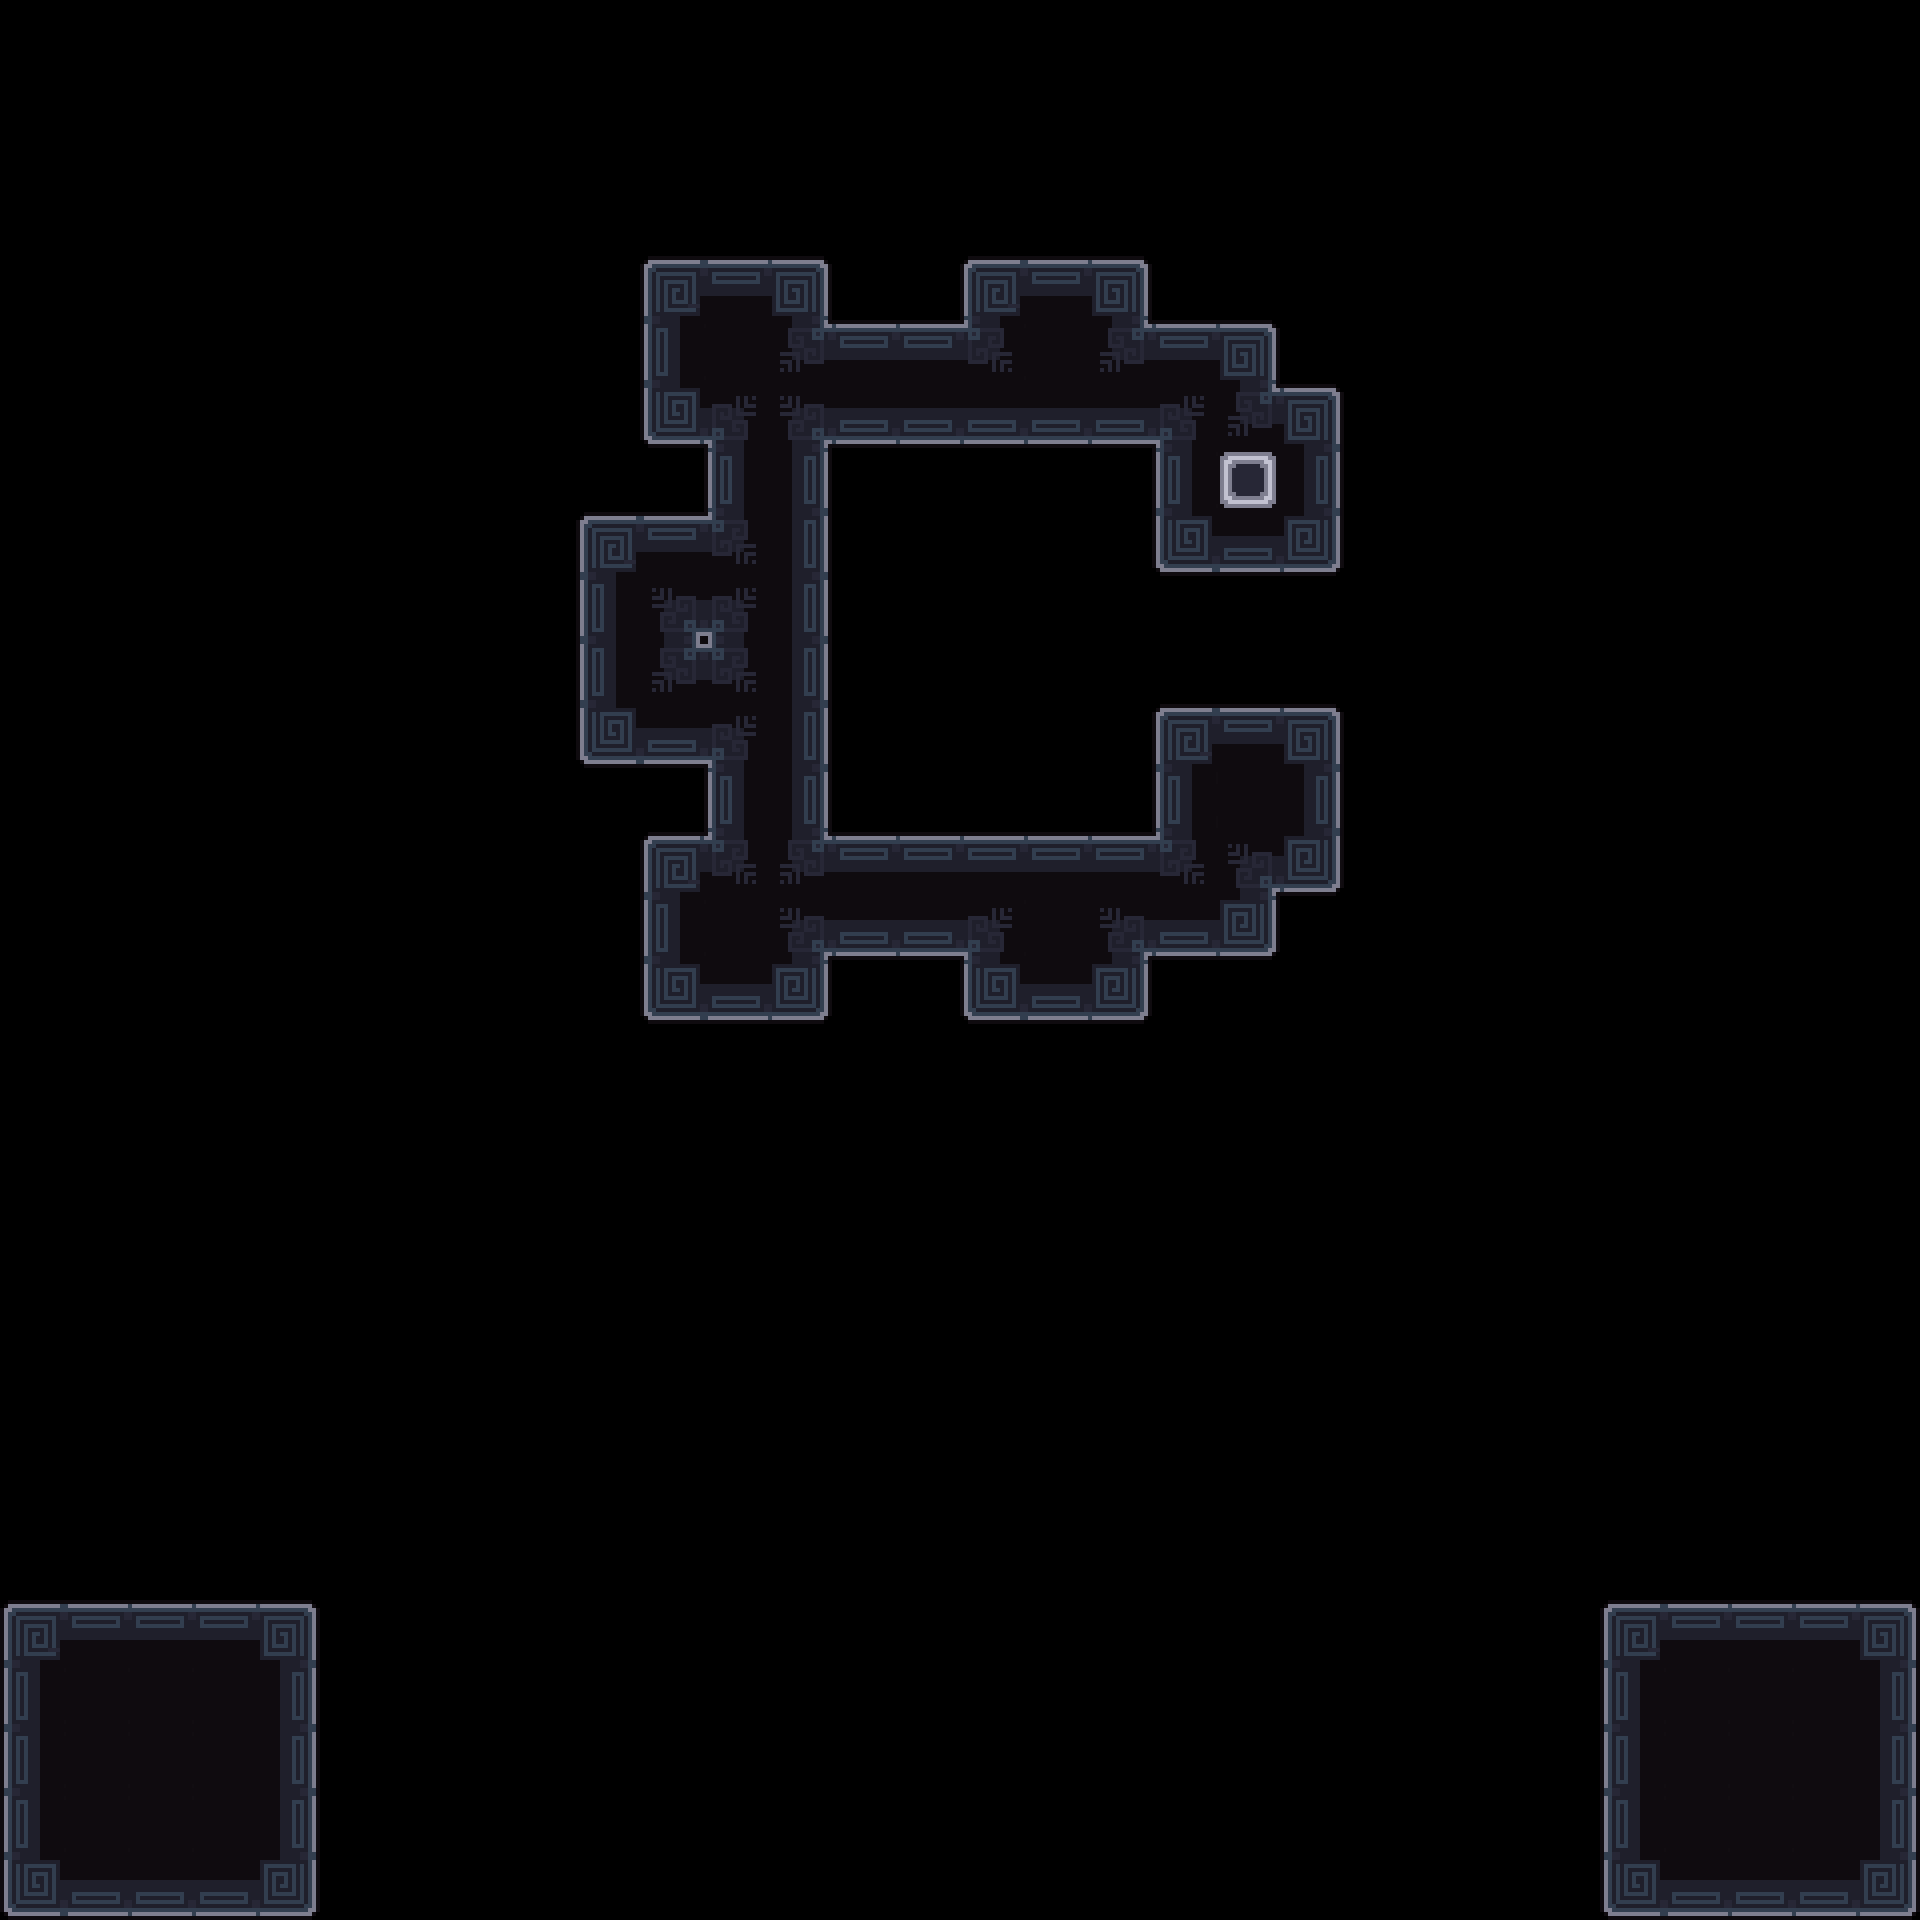

A 2D game scene composited from a Tiled map and its tileset images. What follows is a short description and the map's XML, with every tile layer's data as written:
An orthogonal 30x30 tile map with 64x64 px tiles, 3 tile layers (Decoration, Main, Exit) and 10 objects (4x 1, 2x Spike, Camera1, Camera2, Win, ...).

<map version="1.10" tiledversion="1.11.2" orientation="orthogonal" renderorder="right-down" width="30" height="30" tilewidth="64" tileheight="64" infinite="0" nextlayerid="7" nextobjectid="113">
 <tileset firstgid="1" source="../tilesets/tileset_d.tsx" />
 <objectgroup id="4" name="Triggers" visible="0">
  <object id="23" name="Camera1" x="960" y="672">
   <point />
  </object>
  <object id="24" name="Camera2" x="704" y="480">
   <point />
  </object>
  <object id="28" name="Win" x="0" y="64" width="1920" height="1216" />
  <object id="29" name="Unactive" x="0" y="1600" width="320" height="320" />
  <object id="112" name="Data" type="1" x="0" y="0" width="63.6932" height="63.6932">
   <properties>
    <property name="bg" value="black" />
    <property name="level_number" type="int" value="0" />
    <property name="level_unlock" value="0" />
   </properties>
  </object>
 </objectgroup>
 <layer id="3" name="Decoration" width="30" height="30">
  <data encoding="csv">
0,0,0,0,0,0,0,0,0,0,0,0,0,0,0,0,0,0,0,0,0,0,0,0,0,0,0,0,0,0,
0,0,0,0,0,0,0,0,0,0,0,0,0,0,0,0,0,0,0,0,0,0,0,0,0,0,0,0,0,0,
0,0,0,0,0,0,0,0,0,0,0,0,0,0,0,0,0,0,0,0,0,0,0,0,0,0,0,0,0,0,
0,0,0,0,0,0,0,0,0,0,0,0,0,0,0,0,0,0,0,0,0,0,0,0,0,0,0,0,0,0,
0,0,0,0,0,0,0,0,0,0,0,0,0,0,0,0,0,0,0,0,0,0,0,0,0,0,0,0,0,0,
0,0,0,0,0,0,0,0,0,0,0,0,0,0,0,0,0,0,0,0,0,0,0,0,0,0,0,0,0,0,
0,0,0,0,0,0,0,0,0,0,0,0,0,0,0,0,0,0,0,0,0,0,0,0,0,0,0,0,0,0,
0,0,0,0,0,0,0,0,0,0,0,0,0,0,0,0,0,0,0,86,0,0,0,0,0,0,0,0,0,0,
0,0,0,0,0,0,0,0,0,0,0,0,0,0,0,0,0,0,0,0,0,0,0,0,0,0,0,0,0,0,
0,0,0,0,0,0,0,0,0,0,0,0,0,0,0,0,0,0,0,0,0,0,0,0,0,0,0,0,0,0,
0,0,0,0,0,0,0,0,0,0,0,0,0,0,0,0,0,0,0,0,0,0,0,0,0,0,0,0,0,0,
0,0,0,0,0,0,0,0,0,0,0,0,0,0,0,0,0,0,0,0,0,0,0,0,0,0,0,0,0,0,
0,0,0,0,0,0,0,0,0,0,0,0,0,0,0,0,0,0,0,0,0,0,0,0,0,0,0,0,0,0,
0,0,0,0,0,0,0,0,0,0,0,0,0,0,0,0,0,0,0,0,0,0,0,0,0,0,0,0,0,0,
0,0,0,0,0,0,0,0,0,0,0,0,0,0,0,0,0,0,0,0,0,0,0,0,0,0,0,0,0,0,
0,0,0,0,0,0,0,0,0,0,0,0,0,0,0,0,0,0,0,0,0,0,0,0,0,0,0,0,0,0,
0,0,0,0,0,0,0,0,0,0,0,0,0,0,0,0,0,0,0,0,0,0,0,0,0,0,0,0,0,0,
0,0,0,0,0,0,0,0,0,0,0,0,0,0,0,0,0,0,0,0,0,0,0,0,0,0,0,0,0,0,
0,0,0,0,0,0,0,0,0,0,0,0,0,0,0,0,0,0,0,0,0,0,0,0,0,0,0,0,0,0,
0,0,0,0,0,0,0,0,0,0,0,0,0,0,0,0,0,0,0,0,0,0,0,0,0,0,0,0,0,0,
0,0,0,0,0,0,0,0,0,0,0,0,0,0,0,0,0,0,0,0,0,0,0,0,0,0,0,0,0,0,
0,0,0,0,0,0,0,0,0,0,0,0,0,0,0,0,0,0,0,0,0,0,0,0,0,0,0,0,0,0,
0,0,0,0,0,0,0,0,0,0,0,0,0,0,0,0,0,0,0,0,0,0,0,0,0,0,0,0,0,0,
0,0,0,0,0,0,0,0,0,0,0,0,0,0,0,0,0,0,0,0,0,0,0,0,0,0,0,0,0,0,
0,0,0,0,0,0,0,0,0,0,0,0,0,0,0,0,0,0,0,0,0,0,0,0,0,0,0,0,0,0,
0,0,0,0,0,0,0,0,0,0,0,0,0,0,0,0,0,0,0,0,0,0,0,0,0,0,0,0,0,0,
0,0,0,0,0,0,0,0,0,0,0,0,0,0,0,0,0,0,0,0,0,0,0,0,0,0,0,0,0,0,
0,0,0,0,0,0,0,0,0,0,0,0,0,0,0,0,0,0,0,0,0,0,0,0,0,0,0,0,0,0,
0,0,0,0,0,0,0,0,0,0,0,0,0,0,0,0,0,0,0,0,0,0,0,0,0,0,0,0,0,0,
0,0,0,0,0,0,0,0,0,0,0,0,0,0,0,0,0,0,0,0,0,0,0,0,0,0,0,0,0,0
</data>
 </layer>
 <layer id="1" name="Main" width="30" height="30">
  <data encoding="csv">
0,0,0,0,0,0,0,0,0,0,0,0,0,0,0,0,0,0,0,0,0,0,0,0,0,0,0,0,0,0,
0,0,0,0,0,0,0,0,0,0,0,0,0,0,0,0,0,0,0,0,0,0,0,0,0,0,0,0,0,0,
0,0,0,0,0,0,0,0,0,0,0,0,0,0,0,0,0,0,0,0,0,0,0,0,0,0,0,0,0,0,
0,0,0,0,0,0,0,0,0,0,0,0,0,0,0,0,0,0,0,0,0,0,0,0,0,0,0,0,0,0,
0,0,0,0,0,0,0,0,0,0,10,12,15,0,0,10,12,15,0,0,0,0,0,0,0,0,0,0,0,0,
0,0,0,0,0,0,0,0,0,0,28,32,14,12,12,13,32,14,12,15,0,0,0,0,0,0,0,0,0,0,
0,0,0,0,0,0,0,0,0,0,46,49,50,48,48,48,48,48,49,14,15,0,0,0,0,0,0,0,0,0,
0,0,0,0,0,0,0,0,0,0,0,28,33,0,0,0,0,0,28,70,33,0,0,0,0,0,0,0,0,0,
0,0,0,0,0,0,0,0,0,10,12,13,33,0,0,0,0,0,46,48,51,0,0,0,0,0,0,0,0,0,
0,0,0,0,0,0,0,0,0,28,50,49,33,0,0,0,0,0,0,0,0,0,0,0,0,0,0,0,0,0,
0,0,0,0,0,0,0,0,0,28,14,13,33,0,0,0,0,0,0,0,0,0,0,0,0,0,0,0,0,0,
0,0,0,0,0,0,0,0,0,46,48,49,33,0,0,0,0,0,10,12,15,0,0,0,0,0,0,0,0,0,
0,0,0,0,0,0,0,0,0,0,0,28,33,0,0,0,0,0,28,86,33,0,0,0,0,0,0,0,0,0,
0,0,0,0,0,0,0,0,0,0,10,13,14,12,12,12,12,12,13,50,51,0,0,0,0,0,0,0,0,0,
0,0,0,0,0,0,0,0,0,0,28,32,50,48,48,49,32,50,48,51,0,0,0,0,0,0,0,0,0,0,
0,0,0,0,0,0,0,0,0,0,46,48,51,0,0,46,48,51,0,0,0,0,0,0,0,0,0,0,0,0,
0,0,0,0,0,0,0,0,0,0,0,0,0,0,0,0,0,0,0,0,0,0,0,0,0,0,0,0,0,0,
0,0,0,0,0,0,0,0,0,0,0,0,0,0,0,0,0,0,0,0,0,0,0,0,0,0,0,0,0,0,
0,0,0,0,0,0,0,0,0,0,0,0,0,0,0,0,0,0,0,0,0,0,0,0,0,0,0,0,0,0,
0,0,0,0,0,0,0,0,0,0,0,0,0,0,0,0,0,0,0,0,0,0,0,0,0,0,0,0,0,0,
0,0,0,0,0,0,0,0,0,0,0,0,0,0,0,0,0,0,0,0,0,0,0,0,0,0,0,0,0,0,
0,0,0,0,0,0,0,0,0,0,0,0,0,0,0,0,0,0,0,0,0,0,0,0,0,0,0,0,0,0,
0,0,0,0,0,0,0,0,0,0,0,0,0,0,0,0,0,0,0,0,0,0,0,0,0,0,0,0,0,0,
0,0,0,0,0,0,0,0,0,0,0,0,0,0,0,0,0,0,0,0,0,0,0,0,0,0,0,0,0,0,
0,0,0,0,0,0,0,0,0,0,0,0,0,0,0,0,0,0,0,0,0,0,0,0,0,0,0,0,0,0,
10,12,12,12,15,0,0,0,0,0,0,0,0,0,0,0,0,0,0,0,0,0,0,0,0,10,12,12,12,15,
28,32,32,32,33,0,0,0,0,0,0,0,0,0,0,0,0,0,0,0,0,0,0,0,0,28,32,32,32,33,
28,32,32,32,33,0,0,0,0,0,0,0,0,0,0,0,0,0,0,0,0,0,0,0,0,28,32,32,32,33,
28,32,32,32,33,0,0,0,0,0,0,0,0,0,0,0,0,0,0,0,0,0,0,0,0,28,32,32,32,33,
46,48,48,48,51,0,0,0,0,0,0,0,0,0,0,0,0,0,0,0,0,0,0,0,0,46,48,48,48,51
</data>
 </layer>
 <layer id="6" name="Exit" width="30" height="30">
  <data encoding="csv">
0,0,0,0,0,0,0,0,0,0,0,0,0,0,0,0,0,0,0,0,0,0,0,0,0,0,0,0,0,0,
0,0,0,0,0,0,0,0,0,0,0,0,0,0,0,0,0,0,0,0,0,0,0,0,0,0,0,0,0,0,
0,0,0,0,0,0,0,0,0,0,0,0,0,0,0,0,0,0,0,0,0,0,0,0,0,0,0,0,0,0,
0,0,0,0,0,0,0,0,0,0,0,0,0,0,0,0,0,0,0,0,0,0,0,0,0,0,0,0,0,0,
0,0,0,0,0,0,0,0,0,0,0,0,0,0,0,0,0,0,0,0,0,0,0,0,0,0,0,0,0,0,
0,0,0,0,0,0,0,0,0,0,0,0,0,0,0,0,0,0,0,0,0,0,0,0,0,0,0,0,0,0,
0,0,0,0,0,0,0,0,0,0,0,0,0,0,0,0,0,0,0,0,0,0,0,0,0,0,0,0,0,0,
0,0,0,0,0,0,0,0,0,0,0,0,0,0,0,0,0,0,0,0,0,0,0,0,0,0,0,0,0,0,
0,0,0,0,0,0,0,0,0,0,0,0,0,0,0,0,0,0,0,0,0,0,0,0,0,0,0,0,0,0,
0,0,0,0,0,0,0,0,0,0,0,0,0,0,0,0,0,0,0,0,0,0,0,0,0,0,0,0,0,0,
0,0,0,0,0,0,0,0,0,0,0,0,0,0,0,0,0,0,0,0,0,0,0,0,0,0,0,0,0,0,
0,0,0,0,0,0,0,0,0,0,0,0,0,0,0,0,0,0,0,0,0,0,0,0,0,0,0,0,0,0,
0,0,0,0,0,0,0,0,0,0,0,0,0,0,0,0,0,0,0,0,0,0,0,0,0,0,0,0,0,0,
0,0,0,0,0,0,0,0,0,0,0,0,0,0,0,0,0,0,0,0,0,0,0,0,0,0,0,0,0,0,
0,0,0,0,0,0,0,0,0,0,0,0,0,0,0,0,0,0,0,0,0,0,0,0,0,0,0,0,0,0,
0,0,0,0,0,0,0,0,0,0,0,0,0,0,0,0,0,0,0,0,0,0,0,0,0,0,0,0,0,0,
0,0,0,0,0,0,0,0,0,0,0,0,0,0,0,0,0,0,0,0,0,0,0,0,0,0,0,0,0,0,
0,0,0,0,0,0,0,0,0,0,0,0,0,0,0,0,0,0,0,0,0,0,0,0,0,0,0,0,0,0,
0,0,0,0,0,0,0,0,0,0,0,0,0,0,0,0,0,0,0,0,0,0,0,0,0,0,0,0,0,0,
0,0,0,0,0,0,0,0,0,0,0,0,0,0,0,0,0,0,0,0,0,0,0,0,0,0,0,0,0,0,
0,0,0,0,0,0,0,0,0,0,0,0,0,0,0,0,0,0,0,0,0,0,0,0,0,0,0,0,0,0,
0,0,0,0,0,0,0,0,0,0,0,0,0,0,0,0,0,0,0,0,0,0,0,0,0,0,0,0,0,0,
0,0,0,0,0,0,0,0,0,0,0,0,0,0,0,0,0,0,0,0,0,0,0,0,0,0,0,0,0,0,
0,0,0,0,0,0,0,0,0,0,0,0,0,0,0,0,0,0,0,0,0,0,0,0,0,0,0,0,0,0,
0,0,0,0,0,0,0,0,0,0,0,0,0,0,0,0,0,0,0,0,0,0,0,0,0,0,0,0,0,0,
0,0,0,0,0,0,0,0,0,0,0,0,0,0,0,0,0,0,0,0,0,0,0,0,0,0,0,0,0,0,
0,0,0,0,0,0,0,0,0,0,0,0,0,0,0,0,0,0,0,0,0,0,0,0,0,0,0,0,0,0,
0,0,0,0,0,0,0,0,0,0,0,0,0,0,0,0,0,0,0,0,0,0,0,0,0,0,0,0,0,0,
0,0,0,0,0,0,0,0,0,0,0,0,0,0,0,0,0,0,0,0,0,0,0,0,0,0,0,0,0,0,
0,0,0,0,0,0,0,0,0,0,0,0,0,0,0,0,0,0,0,0,0,0,0,0,0,0,0,0,0,0
</data>
 </layer>
 <objectgroup id="2" name="Entities">
  <object id="106" name="Player0" type="1" x="832" y="768" width="63.6932" height="63.6932" />
  <object id="107" name="Player2" type="1" x="1088" y="768" width="63.6932" height="63.6932" />
  <object id="108" name="Player1" type="1" x="960" y="768" width="63.6932" height="63.6932" />
  <object id="109" name="Spike" x="1088" y="512" width="63.5" height="63.5" />
  <object id="110" name="Spike" x="1088" y="704" width="63.5" height="63.5" />
 </objectgroup>
</map>
